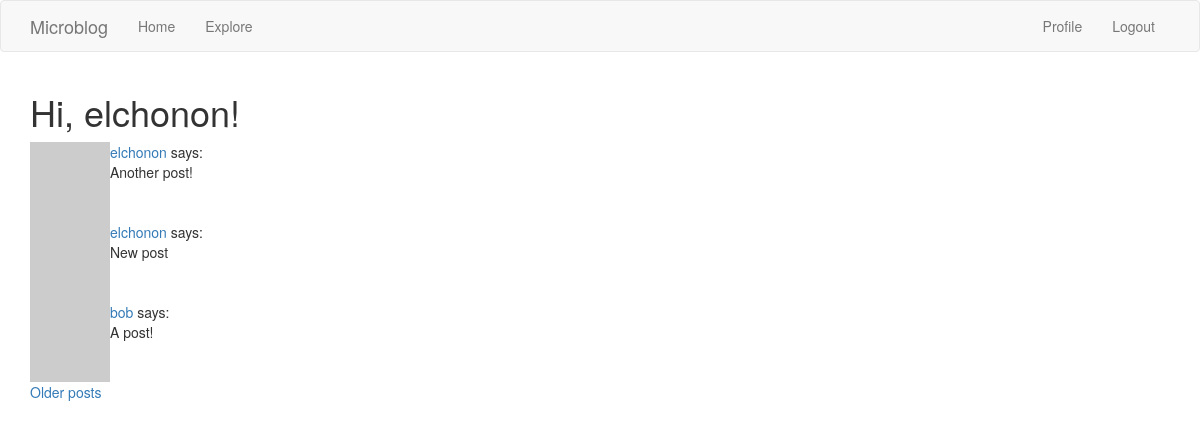
Page /explore (signed in) on the committed database.
### app/models.py (models this page shows, shortened)
class User(UserMixin, db.Model):
    id = db.Column(db.Integer, primary_key=True)
    username = db.Column(db.String(64), index=True, unique=True)
    email = db.Column(db.String(120), index=True, unique=True)
    password_hash = db.Column(db.String(128))
    posts = db.relationship('Post', backref='author', lazy='dynamic')
    about_me = db.Column(db.String(140))
    last_seen = db.Column(db.DateTime, default=datetime.utcnow)
    followed = db.relationship(
        'User', secondary=followers,
        primaryjoin=(followers.c.follower_id == id),
        secondaryjoin=(followers.c.followed_id == id),
        backref=db.backref('followers', lazy='dynamic'), lazy='dynamic')
    def avatar(self, size):
        digest = md5(self.email.lower().encode('utf-8')).hexdigest()
        return 'https://www.gravatar.com/avatar/{}?d=identicon&s={}'.format(
            digest, size)

class Post(db.Model):
    id = db.Column(db.Integer, primary_key=True)
    body = db.Column(db.String(140))
    timestamp = db.Column(db.DateTime, index=True, default=datetime.utcnow)
    user_id = db.Column(db.Integer, db.ForeignKey('user.id'))

### app/main/routes.py (the view)
@bp.route('/explore')
@login_required
def explore():
    page = request.args.get('page', 1, type=int)
    posts = Post.query.order_by(Post.timestamp.desc()).paginate(
        page, current_app.config['POSTS_PER_PAGE'], False)
    next_url = url_for('main.explore', page=posts.next_num) \
        if posts.has_next else None
    prev_url = url_for('main.explore', page=posts.prev_num) \
        if posts.has_prev else None
    return render_template("index.html", title='Explore', posts=posts.items,
                           next_url=next_url, prev_url=prev_url)

### app/main/routes.py (called while the page is built)
@bp.before_request
def before_request():
    if current_user.is_authenticated:
        current_user.last_seen = datetime.utcnow()
        db.session.commit()

### app/models.py (called while the page is built)
@login.user_loader
def load_user(id):
    return User.query.get(int(id))

### app/templates/index.html (shortened to what this page needs)
{% extends "base.html" %}
{% block app_content %}
<h1>Hi, {{ current_user.username }}!</h1>
{% for post in posts %}
    {% include '_post.html' %}
{% endfor %}
{% if next_url %}
<a href="{{ next_url }}">Older posts</a>
{% endif %}
{% endblock %}

### app/templates/_post.html
<table>
    <tr valign="top">
        <td><img src="{{ post.author.avatar(36) }}"></td>
        <td>
            <a href="{{ url_for('main.user', username=post.author.username) }}">
                {{ post.author.username }}
            </a>
            says:<br>{{ post.body }}
        </td>
    </tr>
</table>

### rows in the picture
User: username "elchonon"
Post: author.username "elchonon", body "Another post!"
Post: author.username "elchonon", body "New post"
Post: author.username "bob", body "A post!"

### other values in the picture
{{ ('Home') }} "Home"
{{ ('Explore') }} "Explore"
{{ ('Profile') }} "Profile"
{{ ('Logout') }} "Logout"
